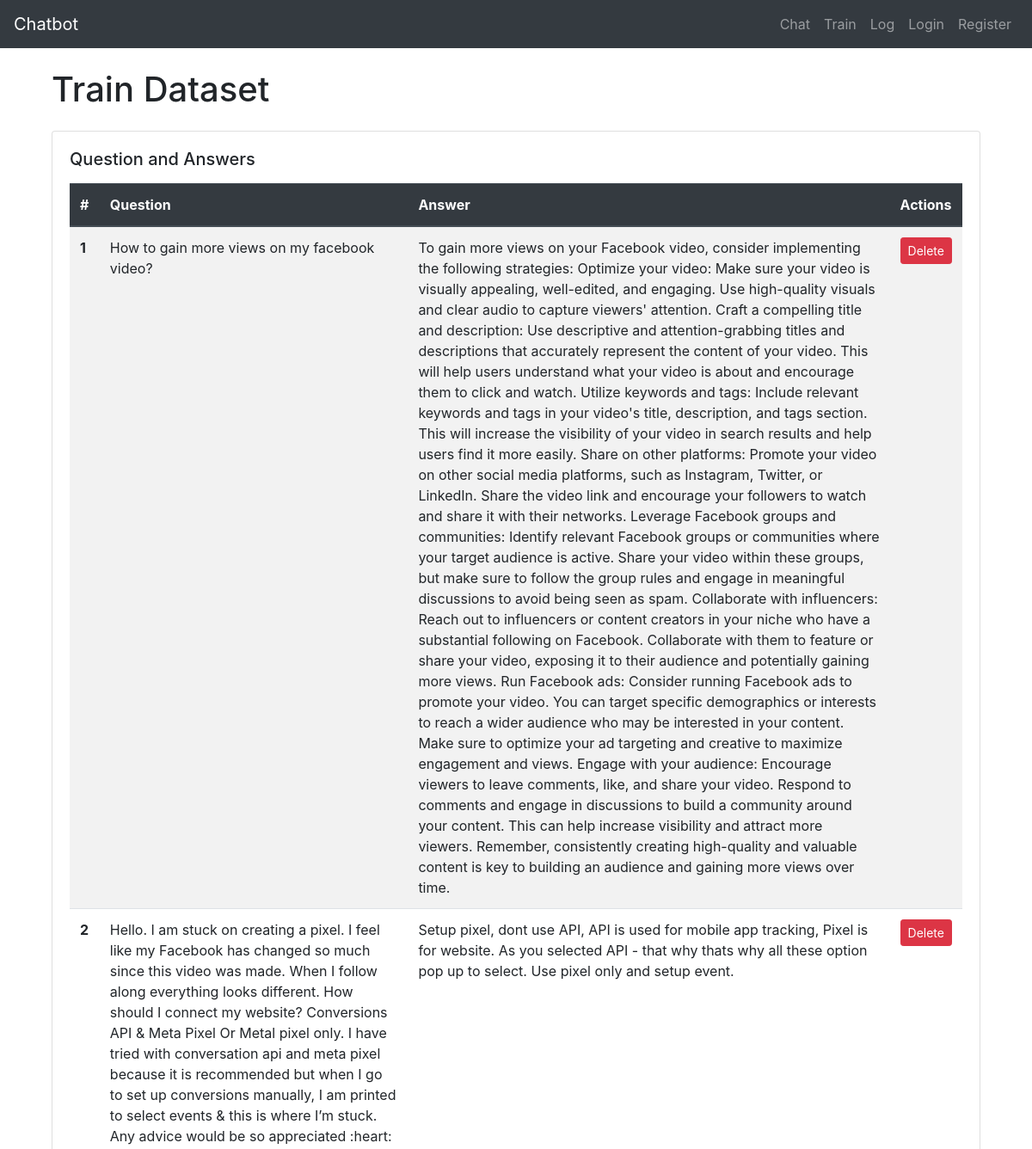
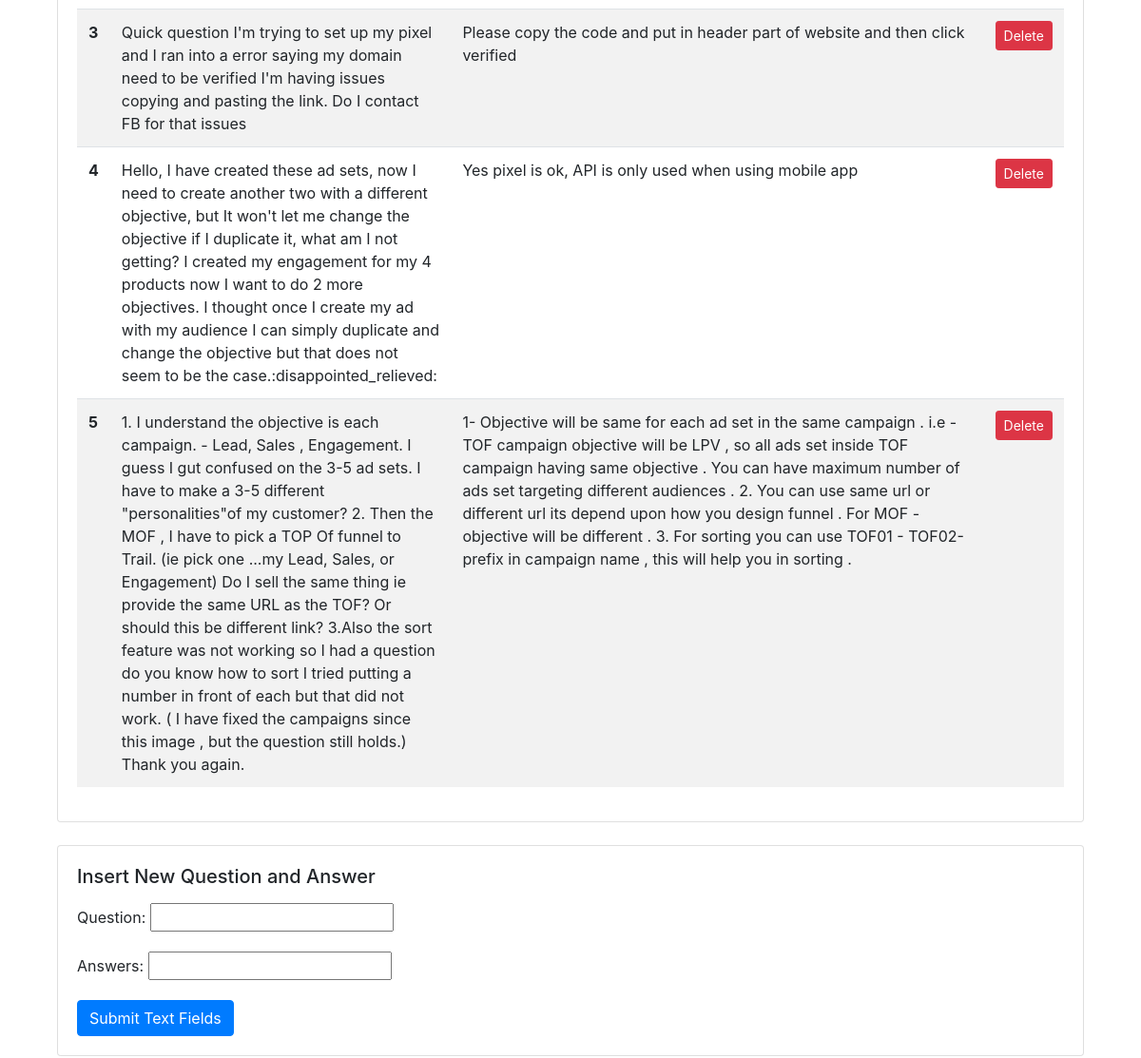
Page /train/ (upper part) on the earlier database version (2 pictures, top to bottom).
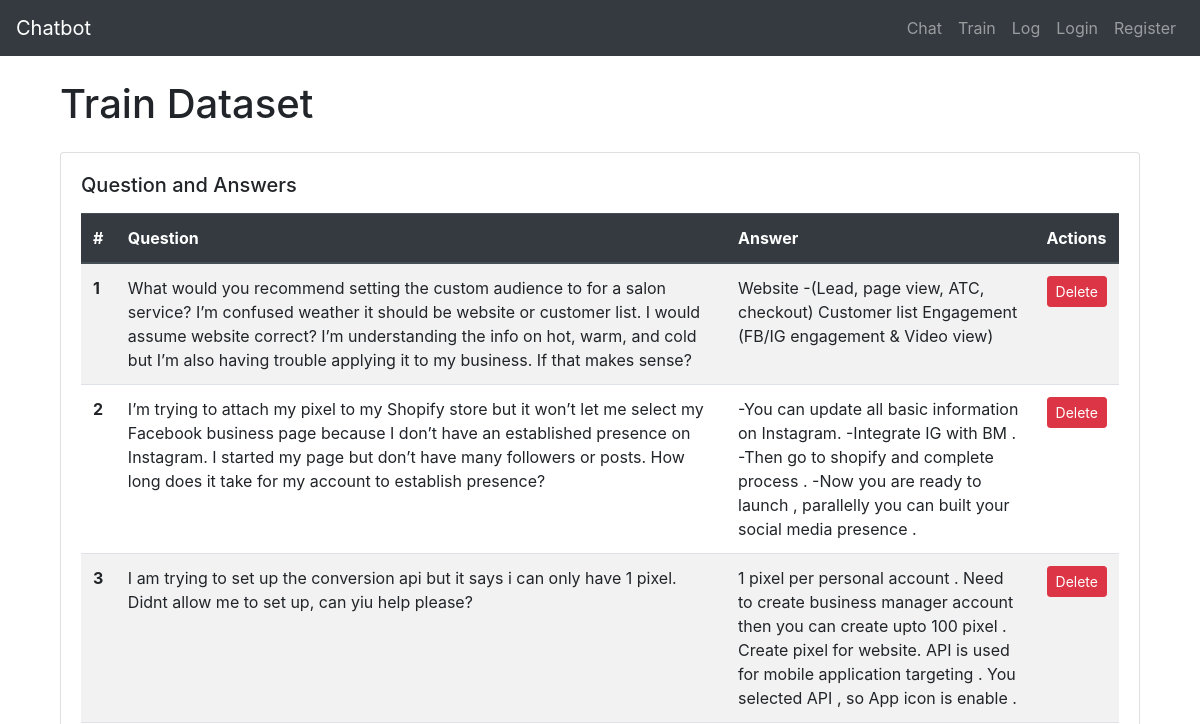
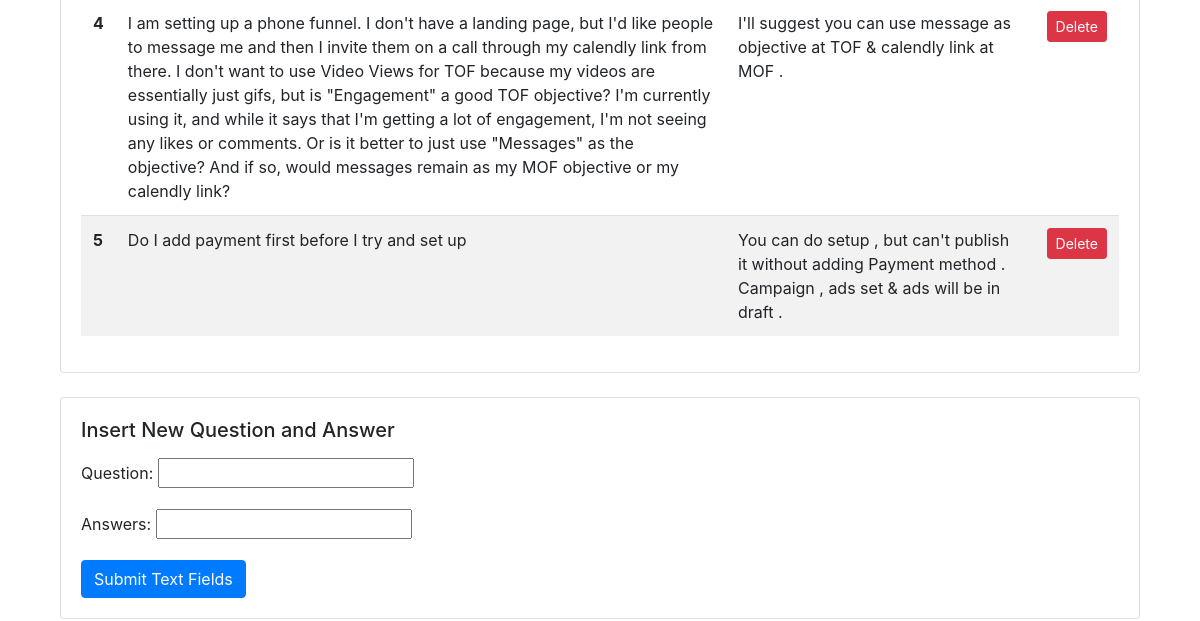
Same page on the later database version (2 pictures, top to bottom).
### train/models.py (models this page shows, shortened)
class Train_dataset(models.Model):
    id = models.AutoField(primary_key=True)
    question = models.CharField(max_length=1000)
    answers = models.CharField(max_length=1000)
    created_at = models.DateTimeField(auto_now_add=True)

### train/views.py (the view)
# urls.py: path('train/', include('train.urls'))
def train(request):
    all_question_answers = Train_dataset.objects.all()
    paginator = Paginator(all_question_answers, 5)
    page = request.GET.get('page')
    try:
        question_answers = paginator.page(page)
    except PageNotAnInteger:
        question_answers = paginator.page(1)
    except EmptyPage:
        question_answers = paginator.page(paginator.num_pages)
    if request.method == 'POST':
        form = TrainForm(request.POST, request.FILES)
        if form.is_valid():
            print("Form is valid")  # Print for debugging
            form.save()
            excel_file = request.FILES.get('excel_file')
            print("Excel File:", excel_file)  # Print the uploaded Excel file for debugging
            if excel_file:
                print("Excel File is valid")  # Print for debugging
                handle_uploaded_excel(excel_file)
            else:
                print("Excel File is not valid")  # Print for debugging
            return redirect('train')  # Redirect to the same page after submission
    else:
        form = TrainForm()
    return render(request, 'train.html', {'question_answers': question_answers, 'form': form})

### train/forms.py
class TrainForm(forms.ModelForm):
    class Meta:
        model = Train_dataset
        fields = ['question', 'answers']

### templates/train.html (shortened to what this page needs)
{% extends 'base.html' %}
{% load bootstrap4 %}
{% block content %}
  <div class="container mt-4">
    <h1 class="mb-4">Train Dataset</h1>
<div class="card mt-4">
  <div class="card-body">
    <h5 class="card-title mb-3">Question and Answers</h5>
    <table class="table table-striped">
      <thead class="thead-dark">
        <tr>
          <th scope="col">#</th>
          <th scope="col">Question</th>
          <th scope="col">Answer</th>
          <th scope="col">Actions</th>
        </tr>
      </thead>
      <tbody>
        {% for qa in question_answers %}
          <tr>
            <th scope="row">{{ forloop.counter }}</th>
            <td>{{ qa.question }}</td>
            <td>{{ qa.answers }}</td>
            <td>
              <form method="post" action="{% url 'delete' qa.id %}" style="display: inline;">
                <button type="submit" class="btn btn-danger btn-sm">Delete</button>
              </form>
            </td>
          </tr>
        {% endfor %}
      </tbody>
    </table>
  </div>
</div>
<div class="card mt-4">
  <div class="card-body">
    <h5 class="card-title mb-3">Insert New Question and Answer</h5>
    <form method="post" action="{% url 'train' %}">
      {{ form.as_p }}
      <button type="submit" class="btn btn-primary">Submit Text Fields</button>
    </form>
  </div>
</div>
        </div>
{% endblock %}

Differences in the rows shown:
removed Train_dataset: question "How to gain more views on my facebook video?", answers "To gain more views on your Facebook video, consider implementing the following strategies: Optimize your video: Make sure your video is visually appealing, well-edited, and engaging. Use high-quality visuals and clear audio to capture viewers' attention. Craft a compelling title and description: Use descriptive and attention-grabbing titles and descriptions that accurately represent the content of your video. This will help users understand what your video is about and encourage them to click and watch. Utilize keywords and tags: Include relevant keywords and tags in your video's title, description, and tags section. This will increase the visibility of your video in search results and help…"
removed Train_dataset: question "Hello. I am stuck on creating a pixel. I feel like my Facebook has changed so much since this video was made. When I follow along everything looks different. How should I connect my website? Conversions API & Meta Pixel Or Metal pixel only. I have tried with conversation api and meta pixel because it is recommended but when I go to set up conversions manually, I am printed to select events & this is where I’m stuck. Any advice would be so appreciated :heart:", answers "Setup pixel, dont use API, API is used for mobile app tracking, Pixel is for website. As you selected API - that why thats why all these option pop up to select. Use pixel only and setup event."
removed Train_dataset: question "Quick question I'm trying to set up my pixel and I ran into a error saying my domain need to be verified I'm having issues copying and pasting the link. Do I contact FB for that issues", answers "Please copy the code and put in header part of website and then click verified"
removed Train_dataset: question "Hello, I have created these ad sets, now I need to create another two with a different objective, but It won't let me change the objective if I duplicate it, what am I not getting? I created my engagement for my 4 products now I want to do 2 more objectives. I thought once I create my ad with my audience I can simply duplicate and change the objective but that does not seem to be the case.:disappointed_relieved:", answers "Yes pixel is ok, API is only used when using mobile app"
removed Train_dataset: question "1. I understand the objective is each campaign. - Lead, Sales , Engagement. I guess I gut confused on the 3-5 ad sets. I have to make a 3-5 different \"personalities\"of my customer? 2. Then the MOF , I have to pick a TOP Of funnel to Trail. (ie pick one ...my Lead, Sales, or Engagement) Do I sell the same thing ie provide the same URL as the TOF? Or should this be different link? 3.Also the sort feature was not working so I had a question do you know how to sort I tried putting a number in front of each but that did not work. ( I have fixed the campaigns since this image , but the question still holds.) Thank you again.", answers "1- Objective will be same for each ad set in the same campaign . i.e - TOF campaign objective will be LPV , so all ads set inside TOF campaign having same objective . You can have maximum number of ads set targeting different audiences . 2. You can use same url or different url its depend upon how you design funnel . For MOF - objective will be different . 3. For sorting you can use TOF01 - TOF02- prefix in campaign name , this will help you in sorting ."
now on this page (row unchanged): Train_dataset: question "What would you recommend setting the custom audience to for a salon service? I’m confused weather it should be website or customer list. I would assume website correct? I’m understanding the info on hot, warm, and cold but I’m also having trouble applying it to my business. If that makes sense?", answers "Website -(Lead, page view, ATC, checkout) Customer list Engagement (FB/IG engagement & Video view)"
now on this page (row unchanged): Train_dataset: question "I’m trying to attach my pixel to my Shopify store but it won’t let me select my Facebook business page because I don’t have an established presence on Instagram. I started my page but don’t have many followers or posts. How long does it take for my account to establish presence?", answers "-You can update all basic information on Instagram. -Integrate IG with BM . -Then go to shopify and complete process . -Now you are ready to launch , parallelly you can built your social media presence ."
now on this page (row unchanged): Train_dataset: question "I am trying to set up the conversion api but it says i can only have 1 pixel. Didnt allow me to set up, can yiu help please?", answers "1 pixel per personal account . Need to create business manager account then you can create upto 100 pixel . Create pixel for website. API is used for mobile application targeting . You selected API , so App icon is enable ."
now on this page (row unchanged): Train_dataset: question "I am setting up a phone funnel. I don't have a landing page, but I'd like people to message me and then I invite them on a call through my calendly link from there. I don't want to use Video Views for TOF because my videos are essentially just gifs, but is \"Engagement\" a good TOF objective? I'm currently using it, and while it says that I'm getting a lot of engagement, I'm not seeing any likes or comments. Or is it better to just use \"Messages\" as the objective? And if so, would messages remain as my MOF objective or my calendly link?", answers "I'll suggest you can use message as objective at TOF & calendly link at MOF ."
now on this page (row unchanged): Train_dataset: question "Do I add payment first before I try and set up", answers "You can do setup , but can't publish it without adding Payment method . Campaign , ads set & ads will be in draft ."
